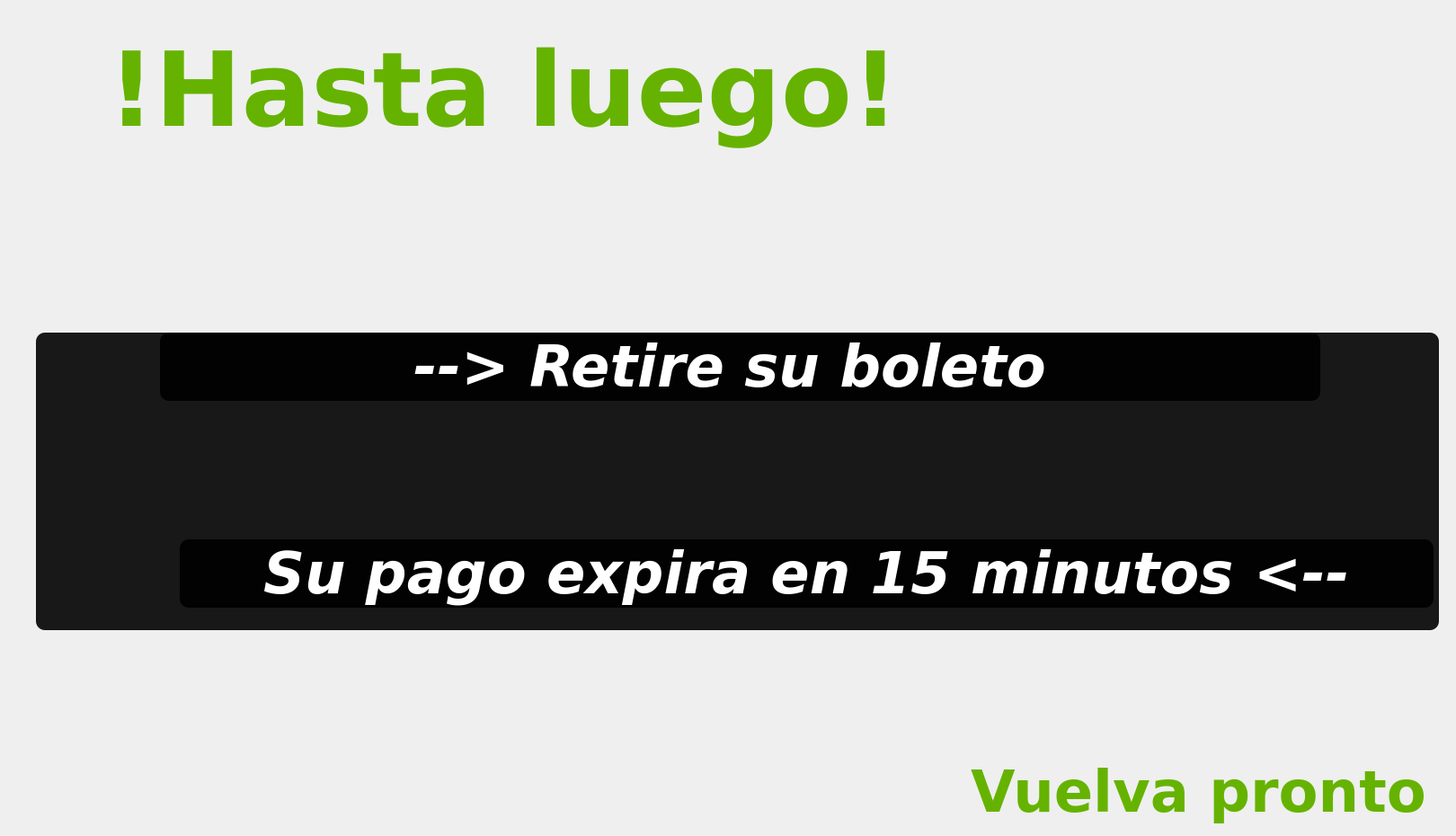
   <widget class="QWidget" name="page">
    <widget class="QLabel" name="label_14">
     <property name="geometry">
      <rect>
       <x>120</x>
       <y>30</y>
       <width>911</width>
       <height>141</height>
      </rect>
     </property>
     <property name="font">
      <font>
       <family>DejaVu Sans</family>
       <pointsize>86</pointsize>
       <weight>75</weight>
       <bold>true</bold>
      </font>
     </property>
     <property name="styleSheet">
      <string notr="true">background-color:transparent;
color:rgb(101, 179, 0)</string>
     </property>
     <property name="text">
      <string>!Hasta luego!</string>
     </property>
    </widget>
    <widget class="QLabel" name="label_26">
     <property name="geometry">
      <rect>
       <x>610</x>
       <y>30</y>
       <width>71</width>
       <height>81</height>
      </rect>
     </property>
     <property name="styleSheet">
      <string notr="true">background-color:transparent;</string>
     </property>
     <property name="text">
      <string/>
     </property>
     <property name="pixmap">
      <pixmap>../../../../../../../../../../../../../../../../.designer/backup/imagenes/ok-cloud.png</pixmap>
     </property>
    </widget>
    <widget class="QGroupBox" name="groupBox_19">
     <property name="geometry">
      <rect>
       <x>40</x>
       <y>370</y>
       <width>1561</width>
       <height>331</height>
      </rect>
     </property>
     <property name="styleSheet">
      <string notr="true">background-color: rgba(0, 0, 0, 90%);
border-radius:10%;</string>
     </property>
     <property name="title">
      <string/>
     </property>
     <widget class="QLabel" name="label_81">
      <property name="geometry">
       <rect>
        <x>-29</x>
        <y>-40</y>
        <width>251</width>
        <height>21</height>
       </rect>
      </property>
      <property name="font">
       <font>
        <family>Sans Serif</family>
        <pointsize>16</pointsize>
        <weight>75</weight>
        <italic>false</italic>
        <bold>true</bold>
       </font>
      </property>
      <property name="styleSheet">
       <string notr="true">background-color:transparent;
color:rgb(101, 179, 0)</string>
      </property>
      <property name="text">
       <string/>
      </property>
     </widget>
     <widget class="QWidget" name="layoutWidget_2">
      <property name="geometry">
       <rect>
        <x>138</x>
        <y>0</y>
        <width>1291</width>
        <height>76</height>
       </rect>
      </property>
      <layout class="QGridLayout" name="gridLayout_11">
       <item row="0" column="1">
        <widget class="QLabel" name="label_86">
         <property name="font">
          <font>
           <family>Roboto Condensed</family>
           <pointsize>22</pointsize>
           <weight>75</weight>
           <italic>false</italic>
           <bold>true</bold>
          </font>
         </property>
         <property name="styleSheet">
          <string notr="true">background-color:transparent;
color:rrgb(255, 255, 255);</string>
         </property>
         <property name="lineWidth">
          <number>3</number>
         </property>
         <property name="text">
          <string/>
         </property>
        </widget>
       </item>
       <item row="0" column="0">
        <spacer name="horizontalSpacer_21">
         <property name="orientation">
          <enum>Qt::Horizontal</enum>
         </property>
         <property name="sizeHint" stdset="0">
          <size>
           <width>40</width>
           <height>20</height>
          </size>
         </property>
        </spacer>
       </item>
       <item row="0" column="2">
        <widget class="QLabel" name="avisoInserta_2">
         <property name="font">
          <font>
           <family>DejaVu Sans</family>
           <pointsize>48</pointsize>
           <weight>75</weight>
           <italic>true</italic>
           <bold>true</bold>
          </font>
         </property>
         <property name="styleSheet">
          <string notr="true">background-color:transparent;
color:rgb(255, 255, 255);</string>
         </property>
         <property name="text">
          <string>--&gt; Retire su boleto </string>
         </property>
        </widget>
       </item>
       <item row="0" column="3">
        <widget class="QLabel" name="label_87">
         <property name="font">
          <font>
           <family>Roboto Condensed</family>
           <pointsize>22</pointsize>
           <weight>75</weight>
           <italic>false</italic>
           <bold>true</bold>
          </font>
         </property>
         <property name="styleSheet">
          <string notr="true">background-color:transparent;
color:rrgb(255, 255, 255);</string>
         </property>
         <property name="lineWidth">
          <number>3</number>
         </property>
         <property name="text">
          <string/>
         </property>
        </widget>
       </item>
       <item row="0" column="4">
        <spacer name="horizontalSpacer_22">
         <property name="orientation">
          <enum>Qt::Horizontal</enum>
         </property>
         <property name="sizeHint" stdset="0">
          <size>
           <width>40</width>
           <height>20</height>
          </size>
         </property>
        </spacer>
       </item>
      </layout>
     </widget>
     <widget class="QWidget" name="layoutWidget_3">
      <property name="geometry">
       <rect>
        <x>160</x>
        <y>230</y>
        <width>1395</width>
        <height>76</height>
       </rect>
      </property>
      <layout class="QGridLayout" name="gridLayout_12">
       <item row="0" column="1">
        <widget class="QLabel" name="label_88">
         <property name="font">
          <font>
           <family>Roboto Condensed</family>
           <pointsize>22</pointsize>
           <weight>75</weight>
           <italic>false</italic>
           <bold>true</bold>
          </font>
         </property>
         <property name="styleSheet">
          <string notr="true">background-color:transparent;
color:rrgb(255, 255, 255);</string>
         </property>
         <property name="lineWidth">
          <number>3</number>
         </property>
         <property name="text">
          <string/>
         </property>
        </widget>
       </item>
       <item row="0" column="0">
        <spacer name="horizontalSpacer_23">
         <property name="orientation">
          <enum>Qt::Horizontal</enum>
         </property>
         <property name="sizeHint" stdset="0">
          <size>
           <width>40</width>
           <height>20</height>
          </size>
         </property>
        </spacer>
       </item>
       <item row="0" column="2">
        <widget class="QLabel" name="avisoInserta_3">
         <property name="font">
          <font>
           <family>DejaVu Sans</family>
           <pointsize>48</pointsize>
           <weight>75</weight>
           <italic>true</italic>
           <bold>true</bold>
          </font>
         </property>
         <property name="styleSheet">
          <string notr="true">background-color:transparent;
color:rgb(255, 255, 255);</string>
         </property>
         <property name="text">
          <string>Su pago expira en 15 minutos &lt;--</string>
         </property>
        </widget>
       </item>
       <item row="0" column="3">
        <widget class="QLabel" name="label_89">
         <property name="font">
          <font>
           <family>Roboto Condensed</family>
           <pointsize>22</pointsize>
           <weight>75</weight>
           <italic>false</italic>
           <bold>true</bold>
          </font>
         </property>
         <property name="styleSheet">
          <string notr="true">background-color:transparent;
color:rrgb(255, 255, 255);</string>
         </property>
         <property name="lineWidth">
          <number>3</number>
         </property>
         <property name="text">
          <string/>
         </property>
        </widget>
       </item>
       <item row="0" column="4">
        <spacer name="horizontalSpacer_24">
         <property name="orientation">
          <enum>Qt::Horizontal</enum>
         </property>
         <property name="sizeHint" stdset="0">
          <size>
           <width>40</width>
           <height>20</height>
          </size>
         </property>
        </spacer>
       </item>
      </layout>
     </widget>
     <widget class="QLabel" name="label_33">
      <property name="geometry">
       <rect>
        <x>760</x>
        <y>130</y>
        <width>41</width>
        <height>41</height>
       </rect>
      </property>
      <property name="font">
       <font>
        <family>DejaVu Sans</family>
        <pointsize>28</pointsize>
        <weight>50</weight>
        <bold>false</bold>
       </font>
      </property>
      <property name="styleSheet">
       <string notr="true">background-color:transparent;
color:rgb(158, 158, 158)</string>
      </property>
      <property name="text">
       <string/>
      </property>
      <property name="pixmap">
       <pixmap>iconos/fb1.png</pixmap>
      </property>
     </widget>
     <widget class="QLabel" name="label_34">
      <property name="geometry">
       <rect>
        <x>800</x>
        <y>130</y>
        <width>41</width>
        <height>41</height>
       </rect>
      </property>
      <property name="font">
       <font>
        <family>DejaVu Sans</family>
        <pointsize>28</pointsize>
        <weight>50</weight>
        <bold>false</bold>
       </font>
      </property>
      <property name="styleSheet">
       <string notr="true">background-color:transparent;
color:rgb(158, 158, 158)</string>
      </property>
      <property name="text">
       <string/>
      </property>
      <property name="pixmap">
       <pixmap>iconos/fb5.png</pixmap>
      </property>
     </widget>
     <widget class="QLabel" name="label_22">
      <property name="geometry">
       <rect>
        <x>780</x>
        <y>160</y>
        <width>41</width>
        <height>41</height>
       </rect>
      </property>
      <property name="font">
       <font>
        <family>DejaVu Sans</family>
        <pointsize>28</pointsize>
        <weight>50</weight>
        <bold>false</bold>
       </font>
      </property>
      <property name="styleSheet">
       <string notr="true">background-color:transparent;
color:rgb(158, 158, 158)</string>
      </property>
      <property name="text">
       <string/>
      </property>
      <property name="pixmap">
       <pixmap>iconos/fb13.png</pixmap>
      </property>
     </widget>
    </widget>
    <widget class="QLabel" name="label_18">
     <property name="geometry">
      <rect>
       <x>1080</x>
       <y>840</y>
       <width>531</width>
       <height>81</height>
      </rect>
     </property>
     <property name="font">
      <font>
       <family>DejaVu Sans</family>
       <pointsize>48</pointsize>
       <weight>75</weight>
       <bold>true</bold>
      </font>
     </property>
     <property name="styleSheet">
      <string notr="true">background-color:transparent;
color:rgb(101, 179, 0)</string>
     </property>
     <property name="text">
      <string>Vuelva pronto </string>
     </property>
    </widget>
   </widget>
